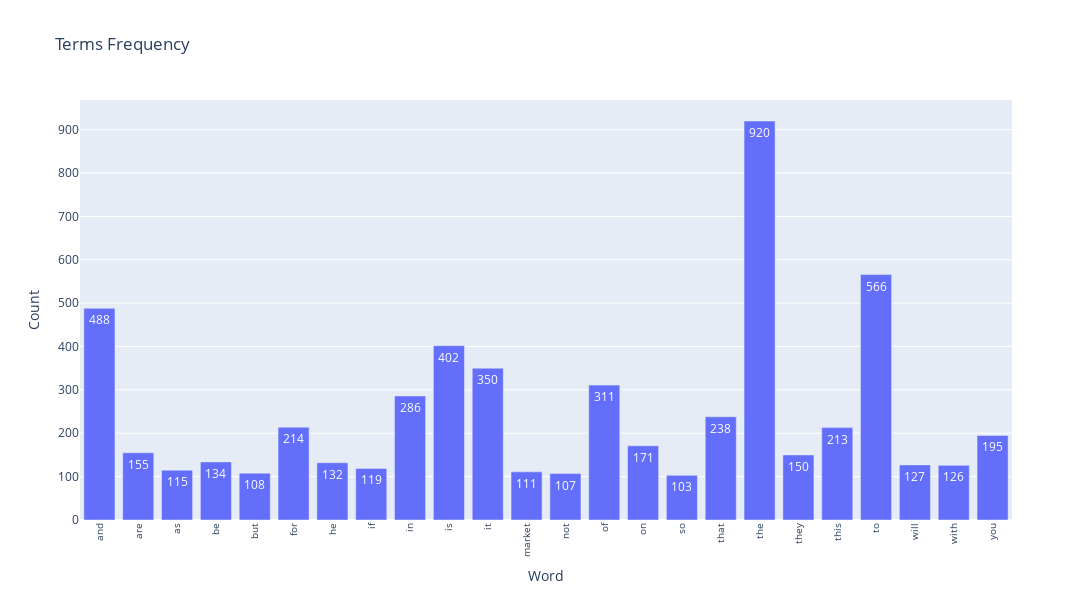

Notebook code for this chart:
### Code cell
#exercise 13
term_freqs = np.array(X_counts.sum(axis=0)).ravel()
min_freq = 100
mask_terms = term_freqs >= min_freq
terms = np.array(count_vect.get_feature_names_out())
terms = terms[mask_terms]
term_freq = np.asarray(X_counts.sum(axis=0))[0][np.where(mask_terms)[0]]

#plt.subplots(figsize=(100, 50))
#g = sns.barplot(x=terms, 
#            y=term_frequencies[:300])
#g.set_xticklabels(terms, rotation = 90,fontsize=30);
import plotly.express as px
import pandas as pd


df = pd.DataFrame({
    "Term": terms,         
    "Frequency": term_freq
})


fig = px.bar(df, x="Term", y="Frequency",
             title="Terms Frequency",
             labels={"Term":"Word", "Frequency":"Count"},
             text="Frequency")  


fig.update_layout(
    xaxis_tickangle=-90,
    xaxis_tickfont_size=10,
    yaxis_tickfont_size=12,
    width=1200, height=600
)

fig.show()

### Figure 1 — Plotly figure (JSON) as saved in the notebook; plotly's stock layout.template omitted (floating-point values rounded to 4 significant figures)
{"data": [{"hovertemplate": "Word=%{x}<br>Count=%{text}<extra></extra>", "legendgroup": "", "marker": {"color": "#636efa", "pattern": {"shape": ""}}, "name": "", "orientation": "v", "showlegend": false, "text": [488.0, 155.0, 115.0, 134.0, 108.0, 214.0, 132.0, 119.0, 286.0, 402.0, 350.0, 111.0, 107.0, 311.0, 171.0, 103.0, 238.0, 920.0, 150.0, 213.0, 566.0, 127.0, 126.0, 195.0], "textposition": "auto", "type": "bar", "x": ["and", "are", "as", "be", "but", "for", "he", "if", "in", "is", "it", "market", "not", "of", "on", "so", "that", "the", "they", "this", "to", "will", "with", "you"], "xaxis": "x", "y": [488, 155, 115, 134, 108, 214, 132, 119, 286, 402, 350, 111, 107, 311, 171, 103, 238, 920, 150, 213, 566, 127, 126, 195], "yaxis": "y"}], "layout": {"barmode": "relative", "height": 600, "legend": {"tracegroupgap": 0}, "title": {"text": "Terms Frequency"}, "width": 1200, "xaxis": {"anchor": "y", "domain": [0, 1], "tickangle": -90, "tickfont": {"size": 10}, "title": {"text": "Word"}}, "yaxis": {"anchor": "x", "domain": [0, 1], "tickfont": {"size": 12}, "title": {"text": "Count"}}}}
